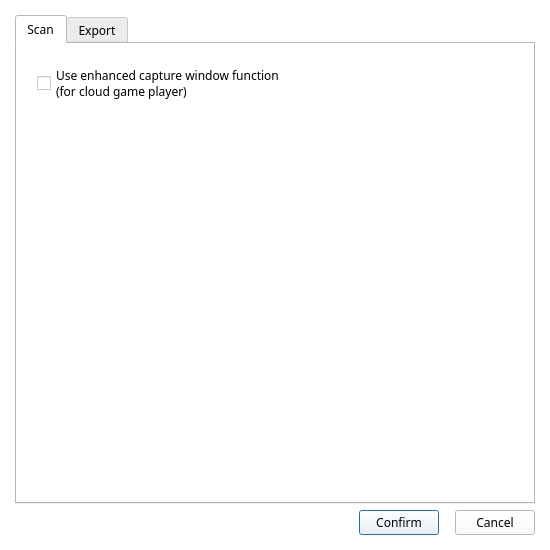
<?xml version="1.0" encoding="UTF-8"?>
<ui version="4.0">
 <class>Dialog</class>
 <widget class="QDialog" name="Dialog">
  <property name="geometry">
   <rect>
    <x>0</x>
    <y>0</y>
    <width>550</width>
    <height>550</height>
   </rect>
  </property>
  <property name="palette">
   <palette>
    <active>
     <colorrole role="WindowText">
      <brush brushstyle="SolidPattern">
       <color alpha="255">
        <red>0</red>
        <green>0</green>
        <blue>0</blue>
       </color>
      </brush>
     </colorrole>
     <colorrole role="Button">
      <brush brushstyle="SolidPattern">
       <color alpha="255">
        <red>255</red>
        <green>255</green>
        <blue>255</blue>
       </color>
      </brush>
     </colorrole>
     <colorrole role="Light">
      <brush brushstyle="SolidPattern">
       <color alpha="255">
        <red>255</red>
        <green>255</green>
        <blue>255</blue>
       </color>
      </brush>
     </colorrole>
     <colorrole role="Midlight">
      <brush brushstyle="SolidPattern">
       <color alpha="255">
        <red>255</red>
        <green>255</green>
        <blue>255</blue>
       </color>
      </brush>
     </colorrole>
     <colorrole role="Dark">
      <brush brushstyle="SolidPattern">
       <color alpha="255">
        <red>127</red>
        <green>127</green>
        <blue>127</blue>
       </color>
      </brush>
     </colorrole>
     <colorrole role="Mid">
      <brush brushstyle="SolidPattern">
       <color alpha="255">
        <red>170</red>
        <green>170</green>
        <blue>170</blue>
       </color>
      </brush>
     </colorrole>
     <colorrole role="Text">
      <brush brushstyle="SolidPattern">
       <color alpha="255">
        <red>0</red>
        <green>0</green>
        <blue>0</blue>
       </color>
      </brush>
     </colorrole>
     <colorrole role="BrightText">
      <brush brushstyle="SolidPattern">
       <color alpha="255">
        <red>255</red>
        <green>255</green>
        <blue>255</blue>
       </color>
      </brush>
     </colorrole>
     <colorrole role="ButtonText">
      <brush brushstyle="SolidPattern">
       <color alpha="255">
        <red>0</red>
        <green>0</green>
        <blue>0</blue>
       </color>
      </brush>
     </colorrole>
     <colorrole role="Base">
      <brush brushstyle="SolidPattern">
       <color alpha="255">
        <red>255</red>
        <green>255</green>
        <blue>255</blue>
       </color>
      </brush>
     </colorrole>
     <colorrole role="Window">
      <brush brushstyle="SolidPattern">
       <color alpha="255">
        <red>255</red>
        <green>255</green>
        <blue>255</blue>
       </color>
      </brush>
     </colorrole>
     <colorrole role="Shadow">
      <brush brushstyle="SolidPattern">
       <color alpha="255">
        <red>0</red>
        <green>0</green>
        <blue>0</blue>
       </color>
      </brush>
     </colorrole>
     <colorrole role="AlternateBase">
      <brush brushstyle="SolidPattern">
       <color alpha="255">
        <red>255</red>
        <green>255</green>
        <blue>255</blue>
       </color>
      </brush>
     </colorrole>
     <colorrole role="ToolTipBase">
      <brush brushstyle="SolidPattern">
       <color alpha="255">
        <red>255</red>
        <green>255</green>
        <blue>220</blue>
       </color>
      </brush>
     </colorrole>
     <colorrole role="ToolTipText">
      <brush brushstyle="SolidPattern">
       <color alpha="255">
        <red>0</red>
        <green>0</green>
        <blue>0</blue>
       </color>
      </brush>
     </colorrole>
    </active>
    <inactive>
     <colorrole role="WindowText">
      <brush brushstyle="SolidPattern">
       <color alpha="255">
        <red>0</red>
        <green>0</green>
        <blue>0</blue>
       </color>
      </brush>
     </colorrole>
     <colorrole role="Button">
      <brush brushstyle="SolidPattern">
       <color alpha="255">
        <red>255</red>
        <green>255</green>
        <blue>255</blue>
       </color>
      </brush>
     </colorrole>
     <colorrole role="Light">
      <brush brushstyle="SolidPattern">
       <color alpha="255">
        <red>255</red>
        <green>255</green>
        <blue>255</blue>
       </color>
      </brush>
     </colorrole>
     <colorrole role="Midlight">
      <brush brushstyle="SolidPattern">
       <color alpha="255">
        <red>255</red>
        <green>255</green>
        <blue>255</blue>
       </color>
      </brush>
     </colorrole>
     <colorrole role="Dark">
      <brush brushstyle="SolidPattern">
       <color alpha="255">
        <red>127</red>
        <green>127</green>
        <blue>127</blue>
       </color>
      </brush>
     </colorrole>
     <colorrole role="Mid">
      <brush brushstyle="SolidPattern">
       <color alpha="255">
        <red>170</red>
        <green>170</green>
        <blue>170</blue>
       </color>
      </brush>
     </colorrole>
     <colorrole role="Text">
      <brush brushstyle="SolidPattern">
       <color alpha="255">
        <red>0</red>
        <green>0</green>
        <blue>0</blue>
       </color>
      </brush>
     </colorrole>
     <colorrole role="BrightText">
      <brush brushstyle="SolidPattern">
       <color alpha="255">
        <red>255</red>
        <green>255</green>
        <blue>255</blue>
       </color>
      </brush>
     </colorrole>
     <colorrole role="ButtonText">
      <brush brushstyle="SolidPattern">
       <color alpha="255">
        <red>0</red>
        <green>0</green>
        <blue>0</blue>
       </color>
      </brush>
     </colorrole>
     <colorrole role="Base">
      <brush brushstyle="SolidPattern">
       <color alpha="255">
        <red>255</red>
        <green>255</green>
        <blue>255</blue>
       </color>
      </brush>
     </colorrole>
     <colorrole role="Window">
      <brush brushstyle="SolidPattern">
       <color alpha="255">
        <red>255</red>
        <green>255</green>
        <blue>255</blue>
       </color>
      </brush>
     </colorrole>
     <colorrole role="Shadow">
      <brush brushstyle="SolidPattern">
       <color alpha="255">
        <red>0</red>
        <green>0</green>
        <blue>0</blue>
       </color>
      </brush>
     </colorrole>
     <colorrole role="AlternateBase">
      <brush brushstyle="SolidPattern">
       <color alpha="255">
        <red>255</red>
        <green>255</green>
        <blue>255</blue>
       </color>
      </brush>
     </colorrole>
     <colorrole role="ToolTipBase">
      <brush brushstyle="SolidPattern">
       <color alpha="255">
        <red>255</red>
        <green>255</green>
        <blue>220</blue>
       </color>
      </brush>
     </colorrole>
     <colorrole role="ToolTipText">
      <brush brushstyle="SolidPattern">
       <color alpha="255">
        <red>0</red>
        <green>0</green>
        <blue>0</blue>
       </color>
      </brush>
     </colorrole>
    </inactive>
    <disabled>
     <colorrole role="WindowText">
      <brush brushstyle="SolidPattern">
       <color alpha="255">
        <red>127</red>
        <green>127</green>
        <blue>127</blue>
       </color>
      </brush>
     </colorrole>
     <colorrole role="Button">
      <brush brushstyle="SolidPattern">
       <color alpha="255">
        <red>255</red>
        <green>255</green>
        <blue>255</blue>
       </color>
      </brush>
     </colorrole>
     <colorrole role="Light">
      <brush brushstyle="SolidPattern">
       <color alpha="255">
        <red>255</red>
        <green>255</green>
        <blue>255</blue>
       </color>
      </brush>
     </colorrole>
     <colorrole role="Midlight">
      <brush brushstyle="SolidPattern">
       <color alpha="255">
        <red>255</red>
        <green>255</green>
        <blue>255</blue>
       </color>
      </brush>
     </colorrole>
     <colorrole role="Dark">
      <brush brushstyle="SolidPattern">
       <color alpha="255">
        <red>127</red>
        <green>127</green>
        <blue>127</blue>
       </color>
      </brush>
     </colorrole>
     <colorrole role="Mid">
      <brush brushstyle="SolidPattern">
       <color alpha="255">
        <red>170</red>
        <green>170</green>
        <blue>170</blue>
       </color>
      </brush>
     </colorrole>
     <colorrole role="Text">
      <brush brushstyle="SolidPattern">
       <color alpha="255">
        <red>127</red>
        <green>127</green>
        <blue>127</blue>
       </color>
      </brush>
     </colorrole>
     <colorrole role="BrightText">
      <brush brushstyle="SolidPattern">
       <color alpha="255">
        <red>255</red>
        <green>255</green>
        <blue>255</blue>
       </color>
      </brush>
     </colorrole>
     <colorrole role="ButtonText">
      <brush brushstyle="SolidPattern">
       <color alpha="255">
        <red>127</red>
        <green>127</green>
        <blue>127</blue>
       </color>
      </brush>
     </colorrole>
     <colorrole role="Base">
      <brush brushstyle="SolidPattern">
       <color alpha="255">
        <red>255</red>
        <green>255</green>
        <blue>255</blue>
       </color>
      </brush>
     </colorrole>
     <colorrole role="Window">
      <brush brushstyle="SolidPattern">
       <color alpha="255">
        <red>255</red>
        <green>255</green>
        <blue>255</blue>
       </color>
      </brush>
     </colorrole>
     <colorrole role="Shadow">
      <brush brushstyle="SolidPattern">
       <color alpha="255">
        <red>0</red>
        <green>0</green>
        <blue>0</blue>
       </color>
      </brush>
     </colorrole>
     <colorrole role="AlternateBase">
      <brush brushstyle="SolidPattern">
       <color alpha="255">
        <red>255</red>
        <green>255</green>
        <blue>255</blue>
       </color>
      </brush>
     </colorrole>
     <colorrole role="ToolTipBase">
      <brush brushstyle="SolidPattern">
       <color alpha="255">
        <red>255</red>
        <green>255</green>
        <blue>220</blue>
       </color>
      </brush>
     </colorrole>
     <colorrole role="ToolTipText">
      <brush brushstyle="SolidPattern">
       <color alpha="255">
        <red>0</red>
        <green>0</green>
        <blue>0</blue>
       </color>
      </brush>
     </colorrole>
    </disabled>
   </palette>
  </property>
  <property name="font">
   <font>
    <family>汉仪文黑-85W</family>
   </font>
  </property>
  <property name="windowTitle">
   <string>Extra Settings</string>
  </property>
  <property name="locale">
   <locale language="English" country="UnitedStates"/>
  </property>
  <property name="modal">
   <bool>true</bool>
  </property>
  <layout class="QVBoxLayout" name="verticalLayout">
   <property name="leftMargin">
    <number>15</number>
   </property>
   <property name="topMargin">
    <number>15</number>
   </property>
   <property name="rightMargin">
    <number>15</number>
   </property>
   <property name="bottomMargin">
    <number>15</number>
   </property>
   <item>
    <widget class="QTabWidget" name="tabWidget">
     <property name="currentIndex">
      <number>0</number>
     </property>
     <widget class="QWidget" name="tab">
      <attribute name="title">
       <string>Scan</string>
      </attribute>
      <layout class="QVBoxLayout" name="verticalLayout_2">
       <property name="spacing">
        <number>10</number>
       </property>
       <property name="leftMargin">
        <number>20</number>
       </property>
       <property name="topMargin">
        <number>20</number>
       </property>
       <property name="rightMargin">
        <number>20</number>
       </property>
       <property name="bottomMargin">
        <number>20</number>
       </property>
       <item>
        <widget class="QCheckBox" name="checkBox">
         <property name="text">
          <string>Use enhanced capture window function
(for cloud game player)</string>
         </property>
        </widget>
       </item>
       <item>
        <spacer name="verticalSpacer">
         <property name="orientation">
          <enum>Qt::Vertical</enum>
         </property>
         <property name="sizeHint" stdset="0">
          <size>
           <width>20</width>
           <height>228</height>
          </size>
         </property>
        </spacer>
       </item>
      </layout>
     </widget>
     <widget class="QWidget" name="tab_2">
      <attribute name="title">
       <string>Export</string>
      </attribute>
      <layout class="QVBoxLayout" name="verticalLayout_3">
       <item>
        <widget class="QCheckBox" name="checkBox_2">
         <property name="text">
          <string>Export all types of json format</string>
         </property>
        </widget>
       </item>
       <item>
        <widget class="QCheckBox" name="checkBox_5">
         <property name="text">
          <string>Export all images and results of Artifacts</string>
         </property>
        </widget>
       </item>
       <item>
        <widget class="QCheckBox" name="checkBox_6">
         <property name="text">
          <string>Include `location` field in GOOD format(Experimental)</string>
         </property>
         <property name="checked">
          <bool>true</bool>
         </property>
        </widget>
       </item>
       <item>
        <layout class="QHBoxLayout" name="horizontalLayout_2">
         <item>
          <widget class="QCheckBox" name="checkBox_3">
           <property name="text">
            <string>Filter output by Artifact Set</string>
           </property>
          </widget>
         </item>
         <item>
          <spacer name="horizontalSpacer_3">
           <property name="orientation">
            <enum>Qt::Horizontal</enum>
           </property>
           <property name="sizeHint" stdset="0">
            <size>
             <width>40</width>
             <height>20</height>
            </size>
           </property>
          </spacer>
         </item>
         <item>
          <widget class="QCheckBox" name="checkBox_4">
           <property name="text">
            <string>(Un)select All</string>
           </property>
           <property name="checked">
            <bool>true</bool>
           </property>
          </widget>
         </item>
        </layout>
       </item>
       <item>
        <widget class="QTableWidget" name="tableWidget">
         <property name="editTriggers">
          <set>QAbstractItemView::NoEditTriggers</set>
         </property>
         <property name="selectionMode">
          <enum>QAbstractItemView::NoSelection</enum>
         </property>
         <property name="verticalScrollMode">
          <enum>QAbstractItemView::ScrollPerPixel</enum>
         </property>
         <property name="horizontalScrollMode">
          <enum>QAbstractItemView::ScrollPerPixel</enum>
         </property>
         <property name="rowCount">
          <number>0</number>
         </property>
         <property name="columnCount">
          <number>0</number>
         </property>
         <attribute name="horizontalHeaderVisible">
          <bool>false</bool>
         </attribute>
         <attribute name="verticalHeaderVisible">
          <bool>false</bool>
         </attribute>
        </widget>
       </item>
      </layout>
     </widget>
    </widget>
   </item>
   <item>
    <layout class="QHBoxLayout" name="horizontalLayout">
     <item>
      <spacer name="horizontalSpacer_2">
       <property name="orientation">
        <enum>Qt::Horizontal</enum>
       </property>
       <property name="sizeHint" stdset="0">
        <size>
         <width>40</width>
         <height>20</height>
        </size>
       </property>
      </spacer>
     </item>
     <item>
      <widget class="QPushButton" name="pushButton">
       <property name="text">
        <string>Confirm</string>
       </property>
      </widget>
     </item>
     <item>
      <spacer name="horizontalSpacer">
       <property name="orientation">
        <enum>Qt::Horizontal</enum>
       </property>
       <property name="sizeType">
        <enum>QSizePolicy::Maximum</enum>
       </property>
       <property name="sizeHint" stdset="0">
        <size>
         <width>10</width>
         <height>20</height>
        </size>
       </property>
      </spacer>
     </item>
     <item>
      <widget class="QPushButton" name="pushButton_2">
       <property name="text">
        <string>Cancel</string>
       </property>
      </widget>
     </item>
    </layout>
   </item>
  </layout>
 </widget>
 <tabstops>
  <tabstop>tabWidget</tabstop>
  <tabstop>checkBox</tabstop>
  <tabstop>checkBox_2</tabstop>
  <tabstop>checkBox_5</tabstop>
  <tabstop>checkBox_6</tabstop>
  <tabstop>checkBox_3</tabstop>
  <tabstop>checkBox_4</tabstop>
  <tabstop>tableWidget</tabstop>
  <tabstop>pushButton</tabstop>
  <tabstop>pushButton_2</tabstop>
 </tabstops>
 <resources>
  <include location="Amenoma.qrc"/>
 </resources>
 <connections>
  <connection>
   <sender>pushButton</sender>
   <signal>clicked()</signal>
   <receiver>Dialog</receiver>
   <slot>accept()</slot>
   <hints>
    <hint type="sourcelabel">
     <x>404</x>
     <y>381</y>
    </hint>
    <hint type="destinationlabel">
     <x>431</x>
     <y>439</y>
    </hint>
   </hints>
  </connection>
  <connection>
   <sender>pushButton_2</sender>
   <signal>clicked()</signal>
   <receiver>Dialog</receiver>
   <slot>close()</slot>
   <hints>
    <hint type="sourcelabel">
     <x>493</x>
     <y>379</y>
    </hint>
    <hint type="destinationlabel">
     <x>504</x>
     <y>425</y>
    </hint>
   </hints>
  </connection>
 </connections>
</ui>
